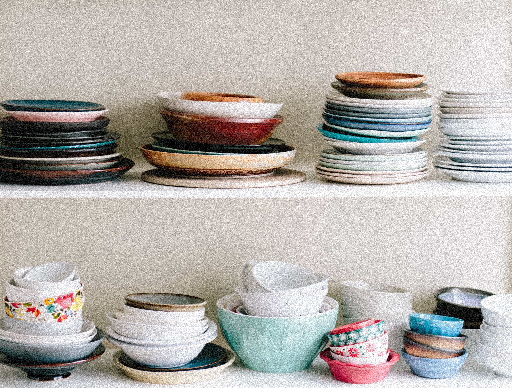
#> input picture Project1/inputs/test2.png, 512 x 388 px, found by its file name; the run also reads 1 picture not shown here
$ python utils_forvs.py   (older library calls are emulated)
#> lines starting #> are read from the running program, lines starting #| are printed output that depends on the picture
import numpy as np
import cv2


def calculate_rms(img1, img2):
    """
    Calculates RMS error between two images. Two images should have same sizes.
    """
    if (img1.shape[0] != img2.shape[0]) or (img1.shape[1] != img2.shape[1]) or (img1.shape[2] != img2.shape[2]):
        raise Exception("img1 and img2 should have sime sizes.")

    diff = np.abs(img1.astype(np.int) - img2.astype(np.int))
    return np.sqrt(np.mean(diff ** 2))


"""
Calculates RMS error between two cropped images. Two images should have same sizes.
"""


def calculate_rms_cropped(img1, img2):
    H, W, C = img1.shape
    cut_size = 20

    img1 = img1[cut_size:H - cut_size, cut_size:W - cut_size]
    img2 = img2[cut_size:H - cut_size, cut_size:W - cut_size]

    diff = np.abs(img1 - img2)
    diff = np.abs(img1.astype(dtype=np.int) - img2.astype(dtype=np.int))

    return np.sqrt(np.mean(diff ** 2))


test2_img = cv2.imread('./inputs/test2.png', cv2.IMREAD_COLOR)
#> test2_img is the input picture: shape (388, 512, 3); mean B, G, R 172.3, 176.6, 181.4
test2_c_img = cv2.imread('./inputs/test2_clean.png', cv2.IMREAD_COLOR)

test1_img = cv2.imread('./inputs/test1.png', cv2.IMREAD_COLOR)
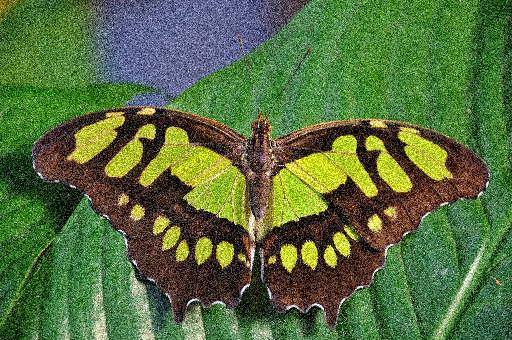
#> input picture Project1/inputs/test1.png, 512 x 340 px, found by its file name
#> test1_img is the input picture: shape (340, 512, 3); mean B, G, R 60.5, 110.2, 85.5
test1_c_img = cv2.imread('./inputs/test1_clean.png', cv2.IMREAD_COLOR)
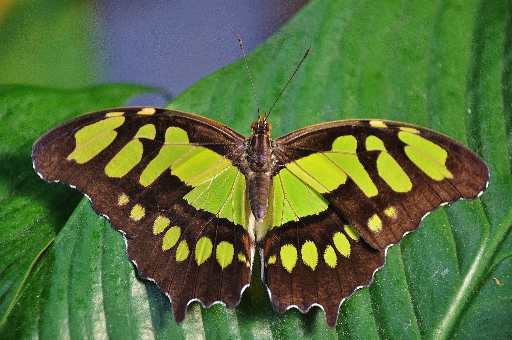
#> input picture Project1/inputs/test1_clean.png, 512 x 340 px, found by its file name
#> test1_c_img is the input picture: shape (340, 512, 3); mean B, G, R 59.2, 110, 85.2

test1_ria_5 = cv2.imread('./outputs/test1_ria_5.png', cv2.IMREAD_COLOR)
test1_ria_3 = cv2.imread('./outputs/test1_ria_3.png', cv2.IMREAD_COLOR)  #
rim_3 = cv2.imread('./outputs/rim_3.png', cv2.IMREAD_COLOR)  #


rib_200200 = cv2.imread('./outputs/rib_200200.png', cv2.IMREAD_COLOR)  #
rib_100100 = cv2.imread('./outputs/rib_100100.png', cv2.IMREAD_COLOR)  #
rib_5 = cv2.imread('./outputs/rib_5.png', cv2.IMREAD_COLOR)  #
rib_2100 = cv2.imread('./outputs/rib_2100.png', cv2.IMREAD_COLOR)  #
rib_22 = cv2.imread('./outputs/rib_22.png', cv2.IMREAD_COLOR)  #
rib_7575 = cv2.imread('./outputs/rib_7575.png', cv2.IMREAD_COLOR)  #


#> (the run stopped early here; a loop or call above may not have finished)
